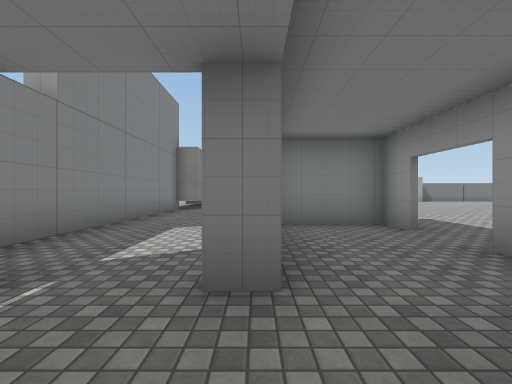
view 1 (above)

24 first-person views from a walk through a scene from a Unity 3-D project. The camera is 1.3 m above the floor, looks level and sees 90° across. The floor is counted in squares, 2 m on a side. Each view is taken from the middle of a square. On the plan, view 1 faces up. The plan holds only what a view shows up to about 9 squares ahead; the rest is blank. The place goes on beyond the plan. The player character is not drawn. Some surface patterns are stand-ins.

view 2
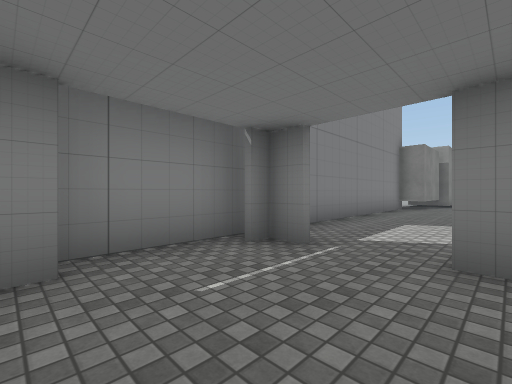

view 3
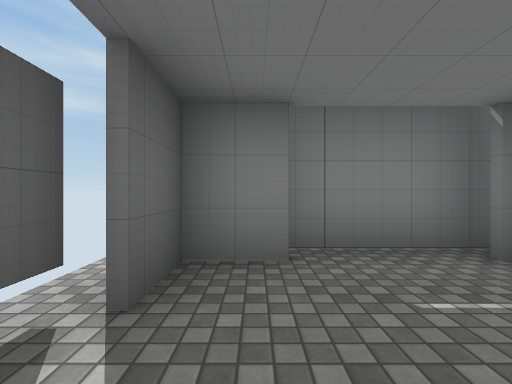

view 4
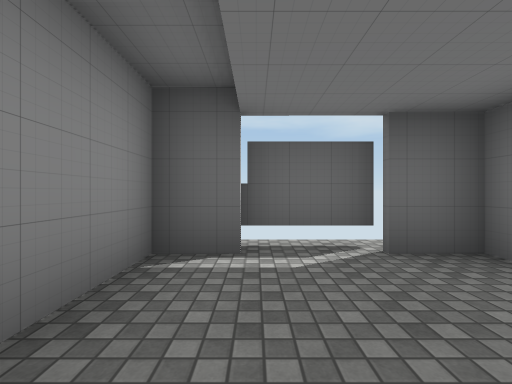

view 5
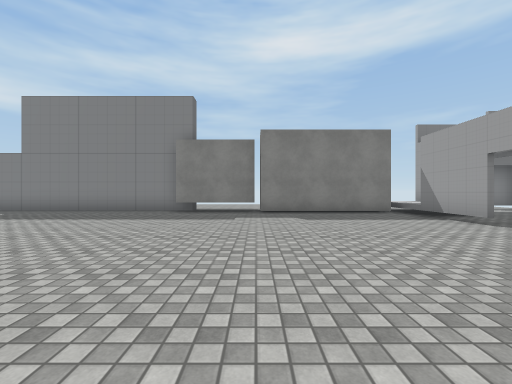

view 6
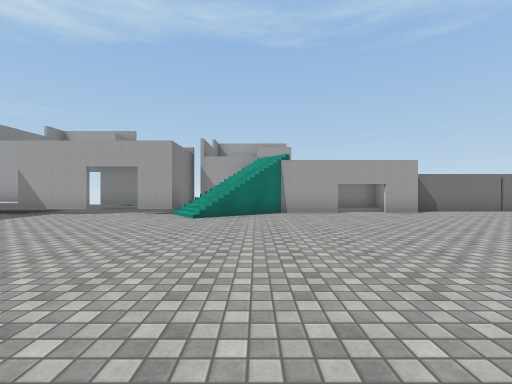

view 7
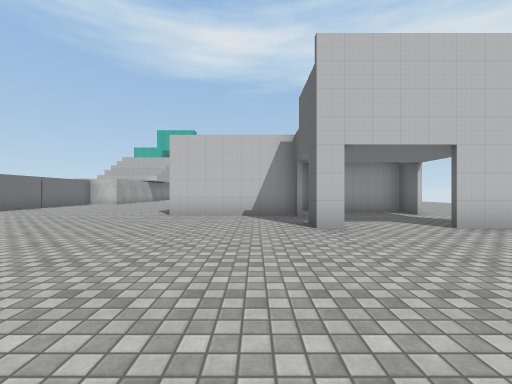

view 8
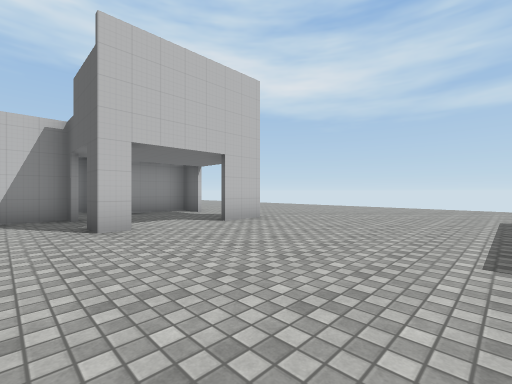

view 9
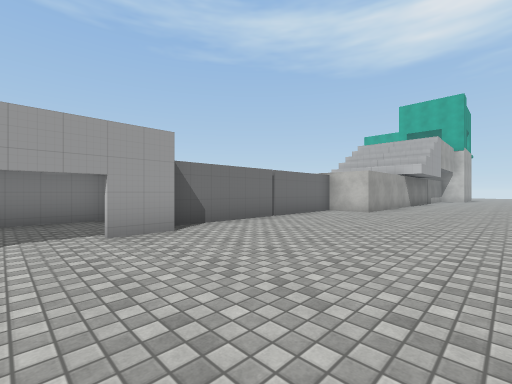

view 10
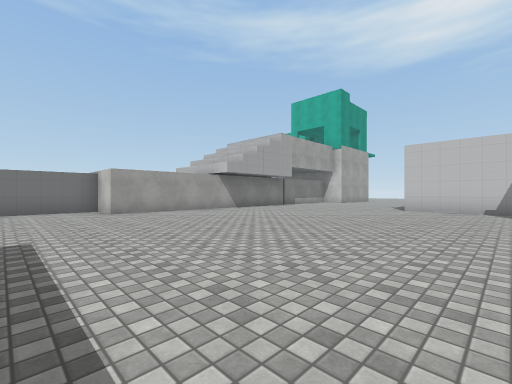

view 11
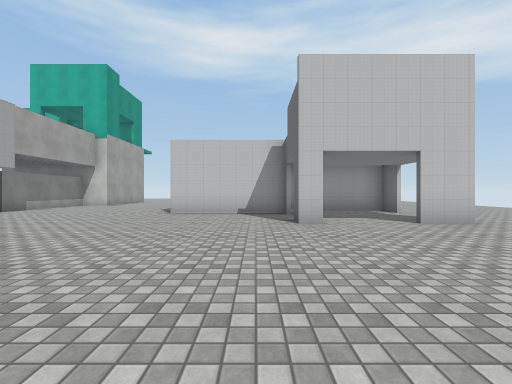

view 12
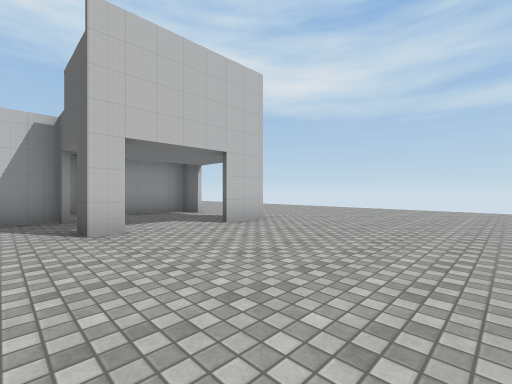

view 13
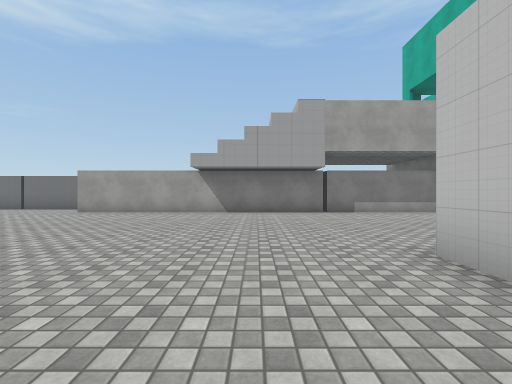

view 14
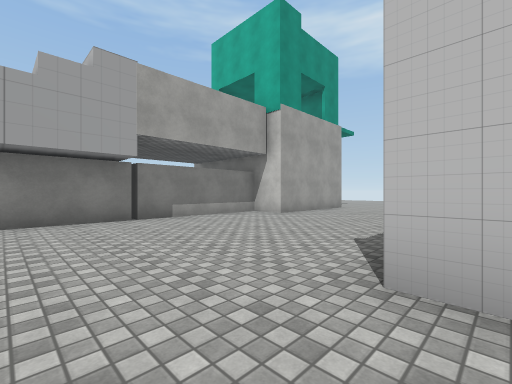

view 15
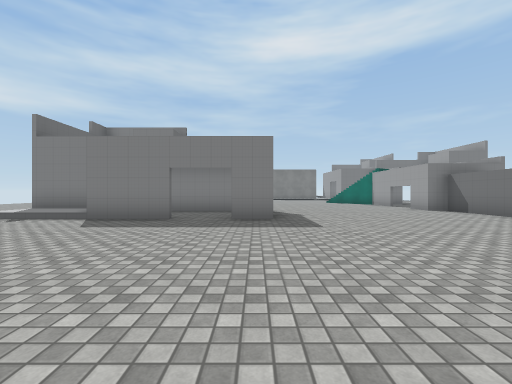

view 16
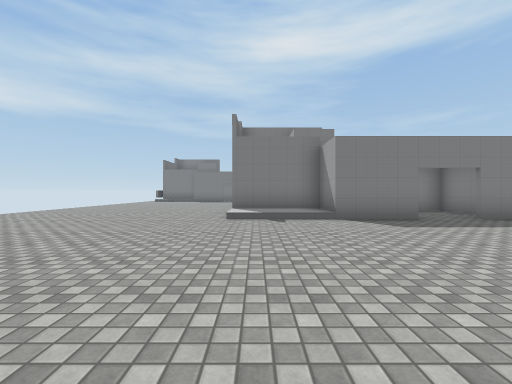

view 17
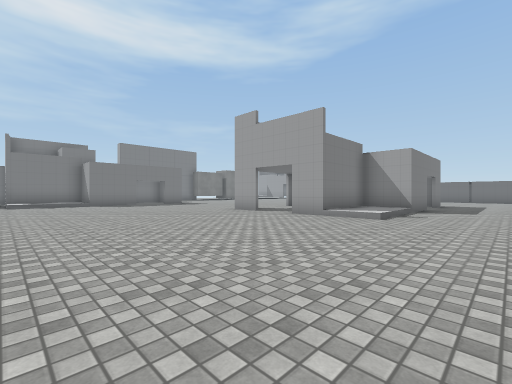

view 18
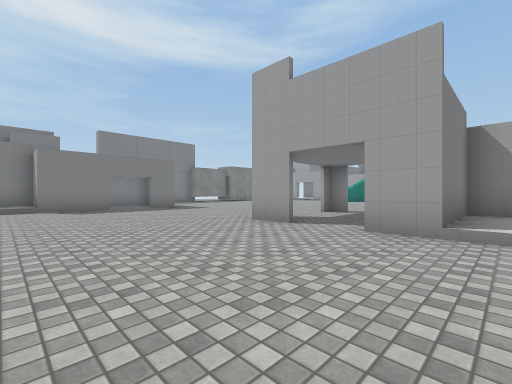

view 19
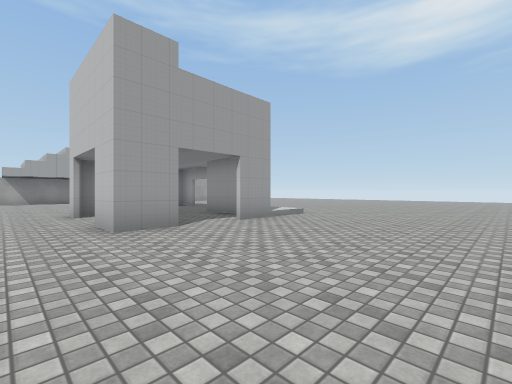

view 20
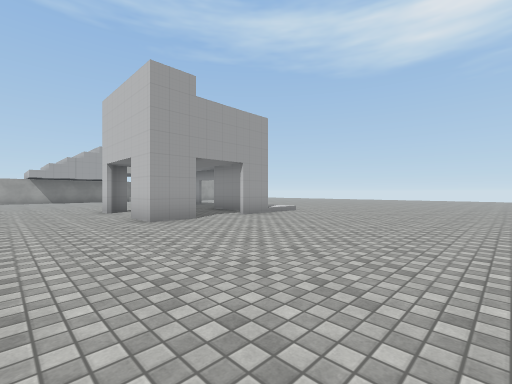

view 21
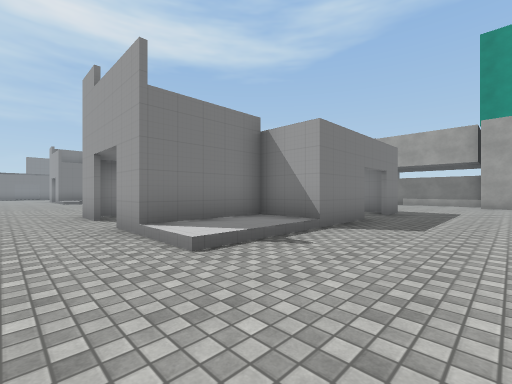

view 22
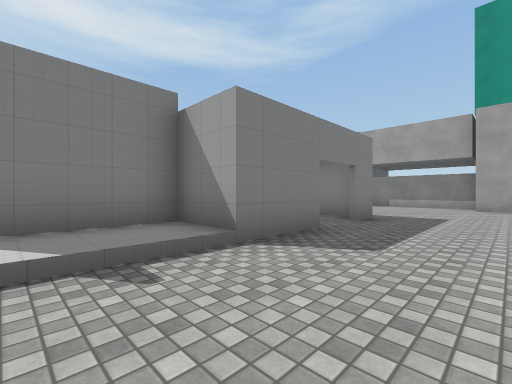

view 23
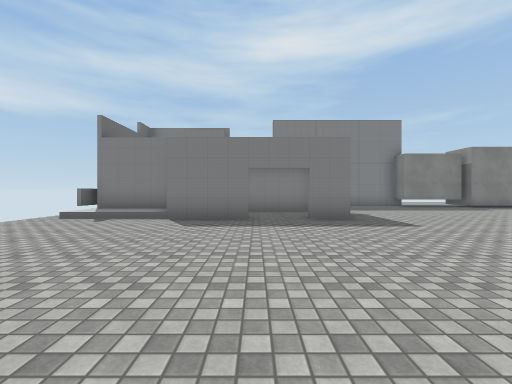

view 24
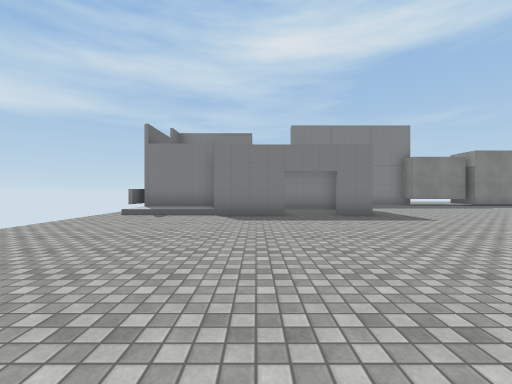

### Floor plan
Points are (right, up) in squares from view 1. A wall is a line through its corners. A room is listed if a view was taken in it or the views show most of it. See-through windows are left out.
Room 1 (views 1, 2, 3, 4)
walls: (-2.4, -0.6) (-2.4, -1.7) (-1.4, -1.7); (-1.7, 1.7) (-2.4, 1.7) (-2.4, 1.2); (0.1, -1.7) (1.1, -1.7) (1.1, 0); (0.3, 1.7) (-0.4, 1.7); (-1.5, -2.1) (0.2, -2.1); (-2.9, 1.4) (-2.9, -0.6)
ways out: opening at (-1, 2) to room 2
Room 2 (views 5, 6, 7, 8, 9, 10, 11, 12, 13, 14, 15, 16, 17, 18, 19, 20, 21, 22, 23, 24)
walls: (13.8, 9) (13.8, 6.5); (13.9, 6.9) (12.3, 6.9) (12.3, 4.3) (11.3, 4.3); (13.8, 11.5) (13.8, 10.4); (12.8, 11.3) (11.3, 11.3) (11.3, 8.1); (11.1, 7.9) (11.1, 11.5); (9.2, 7.8) (8.6, 7.8); (11.2, 4.4) (12.2, 4.4) (12.2, 6.2); (8.6, 7.4) (8.6, 7.9) (9.4, 7.9); (9.8, 4.3) (8.6, 4.3) (8.6, 5.5); (22.3, 6.6) (22.3, 7.1) (23, 7.1); (23, 6.9) (22.4, 6.9); (11.1, 17.8) (11.1, 17) (10, 17); (24.8, 7.1) (24.8, 10.6); (23.5, 3.5) (22.3, 3.5) (22.3, 4.6); (2.7, 5.4) (2.7, 4.2); (24.9, 3.6) (25.9, 3.6) (25.9, 6.2); (2.6, 4.2) (2.6, 5.2) (0.5, 5.2); (2.7, 2.9) (2.7, 0.5); (25.3, 16.1) (25.3, 16.8); (27.5, 8.1) (27.5, 6.1) (26, 6.1) (26, 3.5) (24.9, 3.5); (27.5, 10.6) (27.5, 9.6); (3.6, 18) (3.6, 16.5) (2.5, 16.5); (2.7, 0.8) (1.2, 0.8) (1.2, -1.9); (0.2, 4.9) (0.2, 2.8); (1.1, 16.5) (-1.5, 16.5); (-2.1, 12) (-2.1, 9.4); (-2.9, 9.9) (-2.9, 1.4); (-1.9, 16.1) (-1.9, 12.1); (30.5, 15.1) (29.2, 15.1) (29.2, 16.2) (17.3, 16.2) (17.3, 17.6)
ways out: opening at (-1, 2) to room 1; opening at (2, 17); opening at (6, 17); opening at (9.5, 17); opening at (28, 9)
objects: other object (12, 18) to (14, 18); other object (15, 18) to (16, 18)

Positions as (right, up) in squares from view 1, and headings:
1: (0, 0), facing up
2: (0, -1), facing up-left
3: (0, -1), facing left
4: (0, 1), facing down
5: (6, 12), facing left
6: (6, 9), facing up
7: (4, 9), facing right
8: (4, 9), facing down-right
9: (9, 13), facing up-right
10: (15, 8), facing up-right
11: (17, 8), facing right
12: (18, 8), facing down-right
13: (23, 8), facing up
14: (23, 10), facing up-right
15: (20, 11), facing left
16: (20, 5), facing left
17: (16, -2), facing up-left
18: (13, 0), facing up-left
19: (21, -1), facing up-right
20: (20, -2), facing up-right
21: (30, 2), facing up-left
22: (30, 4), facing up-left
23: (9, 3), facing left
24: (10, 2), facing left
